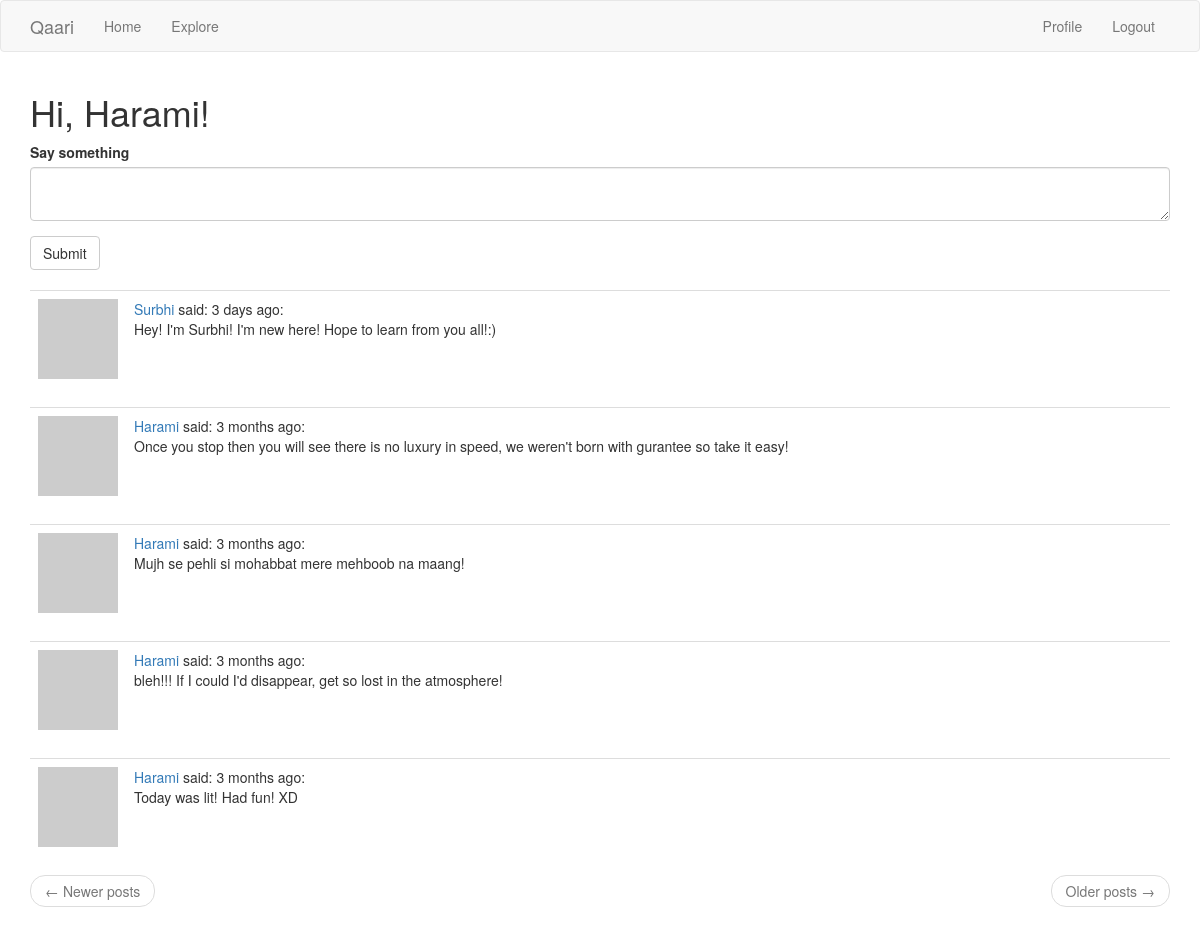
The page /index (signed in) on the database its author committed.
### app/models.py (models this page shows, shortened)
class User(UserMixin, db.Model):
    id = db.Column(db.Integer, primary_key=True)
    username = db.Column(db.String(64), index=True, unique=True)
    email = db.Column(db.String(120), index=True, unique=True)
    password_hash = db.Column(db.String(128))
    about_me = db.Column(db.String(140))
    last_seem = db.Column(db.DateTime, default=datetime.utcnow)
    posts = db.relationship('Post', backref='author', lazy='dynamic')
    followed = db.relationship(
        'User', secondary=followers,
        primaryjoin=(followers.c.follower_id == id),
        secondaryjoin=(followers.c.followed_id == id),
        backref=db.backref('followers', lazy='dynamic'), lazy='dynamic')
    def followed_posts(self):
        followed = Post.query.join(
            followers, (followers.c.followed_id == Post.user_id)).filter(
                followers.c.follower_id == self.id)
        own = Post.query.filter_by(user_id=self.id)
        return followed.union(own).order_by(Post.timestamp.desc())
    def avatar(self, size):
        digest = md5(self.email.lower().encode('utf-8')).hexdigest()
        return 'https://www.gravatar.com/avatar/{}?d=identicon&s={}'.format(
            digest, size)

class Post(db.Model):
    id = db.Column(db.Integer, primary_key=True)
    body = db.Column(db.String(140))
    timestamp = db.Column(db.DateTime, index=True, default=datetime.utcnow)
    user_id = db.Column(db.Integer, db.ForeignKey('user.id'))

### app/main/routes.py (the view)
@bp.route('/', methods=['GET', 'POST'])
@bp.route('/index', methods=['GET', 'POST'])
@login_required
def index():
    form = PostForm()
    if form.validate_on_submit():
        post = Post(body=form.post.data, author=current_user)
        db.session.add(post)
        db.session.commit()
        flash('Your post is now live!')
        return redirect(url_for('main.index'))
    page = request.args.get('page', 1, type=int)
    posts = current_user.followed_posts().paginate(
        page, current_app.config['POSTS_PER_PAGE'], False)
    next_url = url_for('main.index', page=posts.next_num) \
        if posts.has_next else None
    prev_url = url_for('main.index', page=posts.prev_num) \
        if posts.has_prev else None
    return render_template('index.html', title=('Home'), form=form,
                           posts=posts.items, next_url=next_url,
                           prev_url=prev_url)

### app/main/forms.py
class PostForm(FlaskForm):
    post = TextAreaField(('Say something'), validators=[DataRequired()])
    submit = SubmitField('Submit')

### app/main/routes.py (called while the page is built)
@bp.before_app_request
def before_request():
    if current_user.is_authenticated:
        current_user.last_seen = datetime.utcnow()
        db.session.commit()

### app/models.py (called while the page is built)
@login.user_loader
def load_user(id):
    return User.query.get(int(id))

### app/templates/index.html
{% extends "base.html" %}
{% import 'bootstrap/wtf.html' as wtf %}
{% block app_content %}
    <h1>Hi, {{ current_user.username }}!</h1>
    {% if form %}
    {{ wtf.quick_form(form) }}
    <br>
    {% endif %}
    {% for post in posts %}
        {% include '_post.html' %}
    {% endfor %}
    <nav aria-label="...">
        <ul class="pager">
            <li class="previous{% if not prev_url %} disabled{% endif %}">
                <a href="{{ prev_url or '#' }}">
                    <span aria-hidden="true">&larr;</span> Newer posts
                </a>
            </li>
            <li class="next{% if not next_url %} disabled{% endif %}">
                <a href="{{ next_url or '#' }}">
                    Older posts <span aria-hidden="true">&rarr;</span>
                </a>
            </li>
        </ul>
    </nav>
{% endblock %}

### app/templates/base.html (shortened to what this page needs)
{% extends 'bootstrap/base.html' %}
{% block navbar %}
    <nav class="navbar navbar-default">
        <div class="container">
            <div class="navbar-header">
                <a class="navbar-brand" href="{{ url_for('main.index') }}">Qaari</a>
            </div>
            <div class="collapse navbar-collapse" id="bs-example-navbar-collapse-1">
                <ul class="nav navbar-nav">
                    <li><a href="{{ url_for('main.index') }}">Home</a></li>
                    <li><a href="{{ url_for('main.explore') }}">Explore</a></li>
                </ul>
                <ul class="nav navbar-nav navbar-right">
                    {% if current_user.is_anonymous %}
                    <li><a href="{{ url_for('auth.login') }}">Login</a></li>
                    {% else %}
                    <li><a href="{{ url_for('main.user', username=current_user.username) }}">Profile</a></li>
                    <li><a href="{{ url_for('auth.logout') }}">Logout</a></li>
                    {% endif %}
                </ul>
            </div>
        </div>
    </nav>
{% endblock %}
{% block content %}
    <div class="container">
        {% block app_content %}{% endblock %}
    </div>
{% endblock %}

### app/templates/_post.html
    <table class="table table-hover">
        <tr>
            <td width="70px">
                <a href="{{ url_for('main.user', username=post.author.username) }}">
                    <img src="{{ post.author.avatar(70) }}" />
                </a>
            </td>
            <td>
                <a href="{{ url_for('main.user', username=post.author.username) }}">
                    {{ post.author.username }}
                </a>
                said: {{ moment(post.timestamp).fromNow() }}:
                <br>
                <span id="post{{ post.id }}">{{ post.body }}</span>
            </td>
        </tr>
    </table>

### rows shown on the page
User: username "Harami"
Post: author.username "Surbhi", timestamp "3 days ago", body "Hey! I'm Surbhi! I'm new here! Hope to learn from you all!:)"
Post: author.username "Harami", timestamp "3 months ago", body "Once you stop then you will see there is no luxury in speed, we weren't born with gurantee so take it easy!"
Post: author.username "Harami", timestamp "3 months ago", body "Mujh se pehli si mohabbat mere mehboob na maang!"
Post: author.username "Harami", timestamp "3 months ago", body "bleh!!! If I could I'd disappear, get so lost in the atmosphere!"
Post: author.username "Harami", timestamp "3 months ago", body "Today was lit! Had fun! XD"
